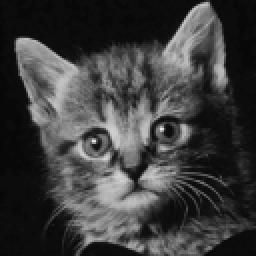
#> input picture EBU6307_ZHEYUN_ZHAO_221170559/inputs/cat.png, 128 x 128 px (shown 2 times larger)
$ python ex2e.py
#> lines starting #> are read from the running program, lines starting #| are printed output that depends on the picture
import numpy as np
import cv2
import os

INPUT_DIR = "../inputs/"
OUTPUT_DIR = "../results/"


def apply_fourier_transform(image):
    """
    Apply Fourier transform and shift the zero-frequency component to the center.

    Args:
        image: Input image.

    Returns:
        fft_image: Image after Fourier transform.
        fft_shift: Image after shifting the zero-frequency component to the center.
    """
    fft_image = np.fft.fft2(image)
    fft_shift = np.fft.fftshift(fft_image)
    return fft_image, fft_shift


def inverse_fourier_transform(fft_shift):
    """
    Apply inverse Fourier transform to restore the image.

    Args:
        fft_shift: Shifted Fourier transformed image.

    Returns:
        restored_image: Restored image after inverse transform.
    """
    ifft_shift = np.fft.ifftshift(fft_shift)
    restored_image = np.fft.ifft2(ifft_shift).real
    return restored_image


def high_pass_filter(fft_shift, cutoff):
    """
    High-pass filter that sets the center region (low frequency) to zero.

    Args:
        fft_shift: Shifted Fourier transformed image.
        cutoff: Cutoff frequency.

    Returns:
        filtered: Image after high-pass filtering.
    """
    rows, cols = fft_shift.shape
    crow, ccol = rows // 2, cols // 2
    filtered = fft_shift.copy()
    filtered[crow-cutoff:crow+cutoff, ccol-cutoff:ccol+cutoff] = 0
    return filtered


def low_pass_filter(fft_shift, cutoff):
    """
    Low-pass filter that only keeps the center region (low frequency).

    Args:
        fft_shift: Shifted Fourier transformed image.
        cutoff: Cutoff frequency.

    Returns:
        filtered: Image after low-pass filtering.
    """
    rows, cols = fft_shift.shape
    crow, ccol = rows // 2, cols // 2
    mask = np.zeros((rows, cols), np.uint8)
    mask[crow-cutoff:crow+cutoff, ccol-cutoff:ccol+cutoff] = 1
    filtered = fft_shift * mask
    return filtered


def display_spectrum(fft_shift):
    """
    Display the spectrum of the Fourier transform.

    Args:
        fft_shift: Shifted Fourier transformed image.

    Returns:
        magnitude_spectrum: Visualized spectrum image.
    """
    magnitude_spectrum = 20 * np.log(np.abs(fft_shift) + 1)
    magnitude_spectrum = cv2.normalize(magnitude_spectrum, None, 0, 255, cv2.NORM_MINMAX).astype(np.uint8)
    return magnitude_spectrum


def main():
    """
    Main function to read image, apply Fourier transform, filtering, and save results.
    """
    image_path = os.path.join(INPUT_DIR, "cat.png")
    image = cv2.imread(image_path, 0)
#> image: shape (128, 128); min 7, max 233, mean 61.6
    if image is None:
        return
    fft_image, fft_shift = apply_fourier_transform(image)
    fourier_spectrum = display_spectrum(fft_shift)
#> in display_spectrum, `magnitude_spectrum = 20 * np.log(np.abs(fft_shift) + 1)`:
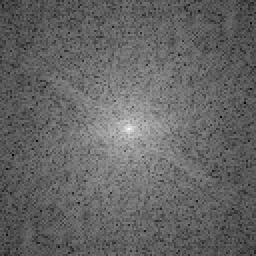
#> magnitude_spectrum: shape (128, 128) float64 (shown 2 times larger); min 48.46, max 276.5, mean 138.9; drawn with min black and max white
    cv2.imwrite(os.path.join(OUTPUT_DIR, "ex2e_fourier.jpg"), fourier_spectrum)
    restored_image = inverse_fourier_transform(fft_shift)
    cv2.imwrite(os.path.join(OUTPUT_DIR, "ex2e_restored.jpg"), restored_image)
    low_pass = low_pass_filter(fft_shift, 30)
    low_pass_image = inverse_fourier_transform(low_pass)
#> in inverse_fourier_transform (call 2), `restored_image = np.fft.ifft2(ifft_shift).real`:
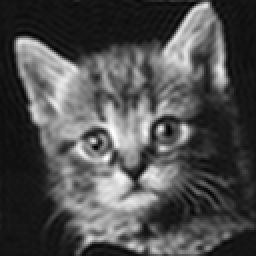
#> restored_image: shape (128, 128) float64 (shown 2 times larger); min -7.36, max 216.1, mean 61.6; drawn with min black and max white
    cv2.imwrite(os.path.join(OUTPUT_DIR, "ex2e_lowpass_30.jpg"), low_pass_image)
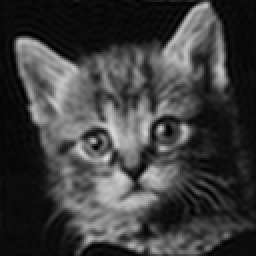
#> saved as ex2e_lowpass_30.jpg: shape (128, 128) (shown 2 times larger); min 0, max 216, mean 61.6
    high_pass = high_pass_filter(fft_shift, 30)
    high_pass_image = inverse_fourier_transform(high_pass)
#> in inverse_fourier_transform (call 3), `restored_image = np.fft.ifft2(ifft_shift).real`:
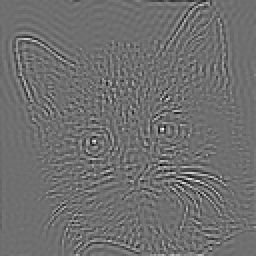
#> restored_image: shape (128, 128) float64 (shown 2 times larger); min -50.42, max 64.78, mean 0; drawn with min black and max white
    cv2.imwrite(os.path.join(OUTPUT_DIR, "ex2e_highpass_30.jpg"), high_pass_image)
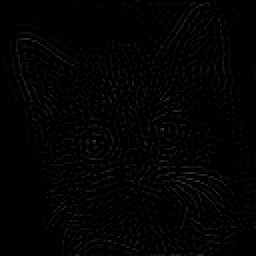
#> saved as ex2e_highpass_30.jpg: shape (128, 128) (shown 2 times larger); min 0, max 65, mean 2.7


if __name__ == "__main__":
    print('ex2e...')
    os.makedirs(OUTPUT_DIR, exist_ok=True)
    main()
